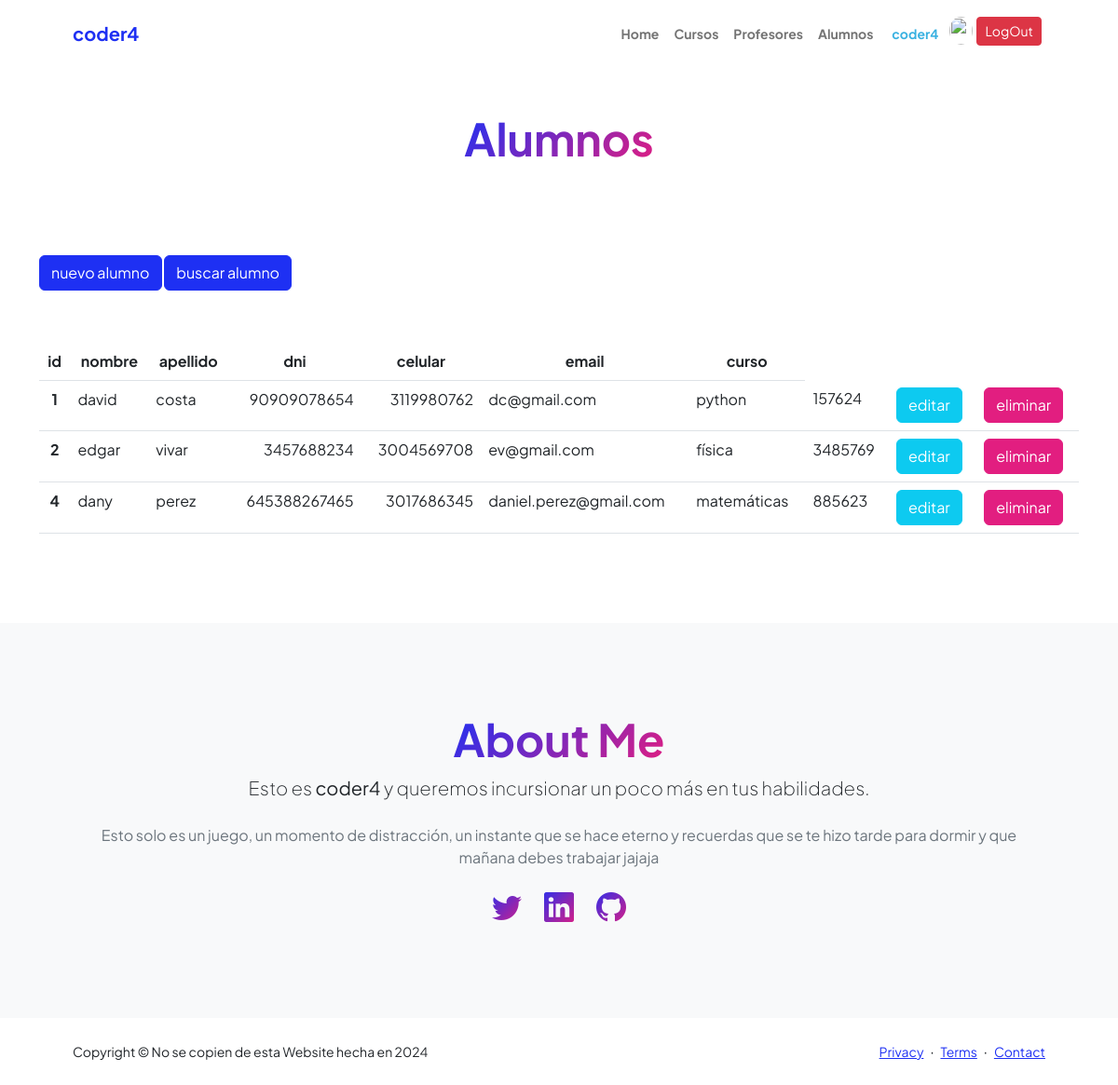
The app's page /AppCoderH/ver_alumnos (signed in), older data.
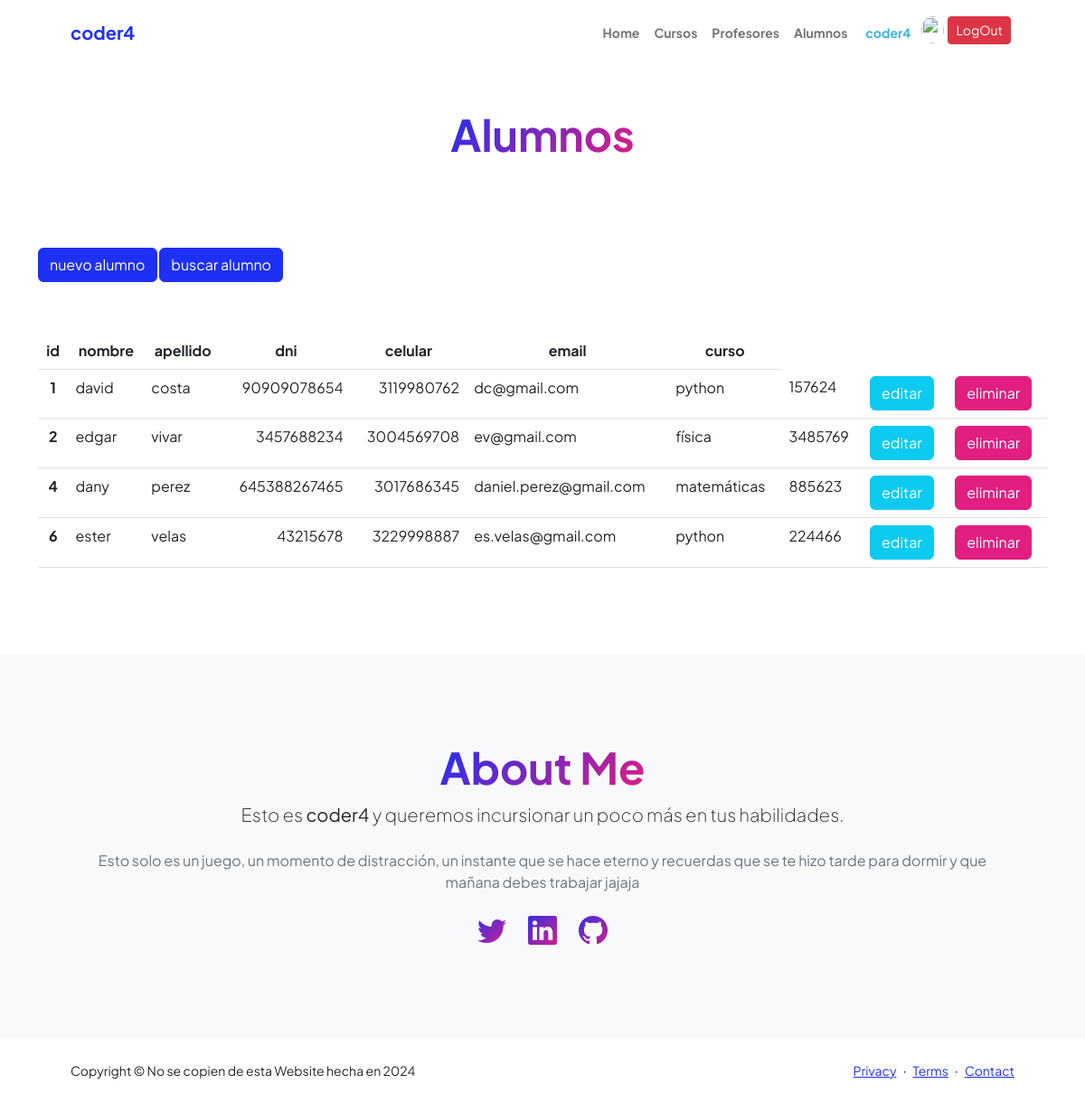
The same page, newer data.
### AppCoderH/models.py (models this page shows, shortened)
class Alumno(models.Model):
    nombre = models.CharField(max_length=40)
    apellido = models.CharField(max_length=40)
    dni = models.IntegerField()
    celular = models.CharField(max_length=15)
    email = models.EmailField()
    curso = models.CharField(max_length=40)
    camada = models.IntegerField()

### AppCoderH/views.py (the view)
# urls.py: path("ver_alumnos", views.ver_alumnos, name="alumnos"),
@login_required
def ver_alumnos(request):
    alumnos = Alumno.objects.all()
    avatares = Avatar.objects.filter(user=request.user.id)
    return render(request , "ver_alumnos.html", {"alumnos": alumnos, "url":avatares[0].imagen.url if avatares.exists () else None})

### AppCoderH/templates/ver_alumnos.html (shortened to what this page needs)
{% extends 'padre.html' %}
{% load static %}
{% block contenido %}
    <main>
        <section>
            <div class="container px-5 my-5">
                <div class="text-center mb-5">
                    <h1 class="display-5 fw-bolder mb-0"><span class="text-gradient d-inline">Alumnos</span></h1>
                </div>
            </div>
        </section>
        <section class="container">
            <a href="formulario_alumnos" class="btn btn-primary">nuevo alumno</a>
            <a href="buscar_alumno" class="btn btn-primary">buscar alumno</a>
            <div><br><br></div>
            <div class="table-responsive py-2">
                <table class="table">
                    <thead class="text-center">
                        <tr>
                            <th>id</th>
                            <th>nombre</th>
                            <th>apellido</th>
                            <th>dni</th>
                            <th>celular</th>
                            <th>email</th>
                            <th>curso</th>
                        </tr>
                    </thead>
                    <tbody>
                        {% for n in alumnos %}
                        <tr>
                            <th scope="row" class="text-center">{{n.id}}</th>
                            <td>{{n.nombre}}</td>
                            <td>{{n.apellido}}</td>
                            <td class="text-end">{{n.dni}}</td>
                            <td class="text-end">{{n.celular}}</td>
                            <td>{{n.email}}</td>
                            <td>{{n.curso}}</td>
                            <td>{{n.camada}}</td>
                            <div class="container">
                                <td><a href="{% url 'edita_alumno' n.id %}" class="btn btn-info text-white">editar</a></td>
                                <td><a href="{% url 'elimina_alumno' n.id %}" class="btn btn-secondary text-white">eliminar</a></td>
                            </div>
                        </tr>
                        {% endfor %}
                    </tbody>
                </table>
            </div>
        </section>
    </main>
{% endblock %}

Row changes from the older to the newer data that the page shows:
added Alumno: id "6", nombre "ester", apellido "velas", dni "43215678", celular "3229998887", email "es.velas@gmail.com", curso "python", camada "224466"
